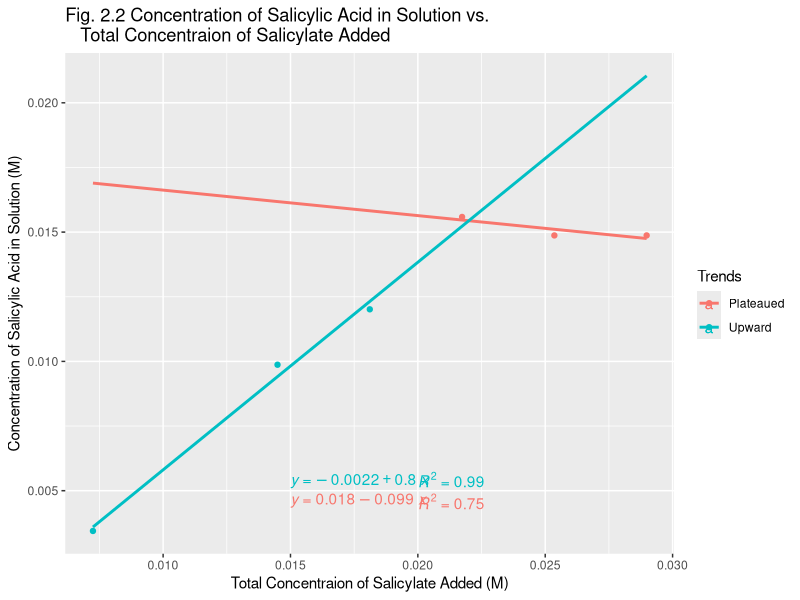
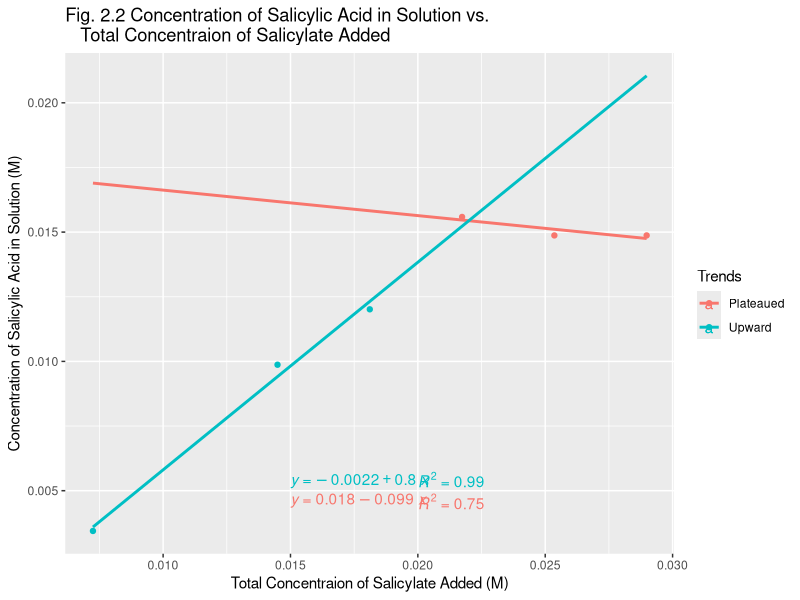

Here is the R script that generated these plots, in order:
library(ggplot2)
library(ggpubr)

# data from Martindale
na_salicylate_mw <- 160.1

stock_salicylate_conc <- c(23.2, 46.4, 58, 69.6, 81.2, 92.8)
total_salicylate_conc <- c()

for (value in stock_salicylate_conc) {
  new_conc <- value / 20 / 1000 / na_salicylate_mw * 1000
  total_salicylate_conc <- c(total_salicylate_conc, new_conc)
}

absorbance <- c(0.05, 0.14, 0.17, 0.22, 0.21, 0.21)
salicylate_conc_in_solution <- c()

# y = 280x + 0.0018
# dilution factor of 20 times
for (value in absorbance) {
  conc <- (value - 0.0018) / 280 * 20
  salicylate_conc_in_solution <- c(salicylate_conc_in_solution, conc)
}

solubility_df <- data.frame(
  salicylate_conc_in_solution = salicylate_conc_in_solution,
  total_salicylate_conc = total_salicylate_conc,
  trend = c(rep(c("Upward", "Plateaued"), each = 3))
)

ggplot(
  data = solubility_df,
  aes(x = total_salicylate_conc, y = salicylate_conc_in_solution, color = trend)
) +
geom_point() +
geom_smooth(method = "lm", fullrange = TRUE, se = FALSE) +
stat_regline_equation(label.x = 0.015, label.y.npc = "bottom") +
stat_regline_equation(
  aes(label = after_stat(rr.label)),
  label.x = 0.02,
  label.y.npc = "bottom"
) +
ggtitle(
  "Fig. 2.2 Concentration of Salicylic Acid in Solution vs.
   Total Concentraion of Salicylate Added"
) +
xlab("Total Concentraion of Salicylate Added (M)") +
ylab("Concentration of Salicylic Acid in Solution (M)") +
labs(color = "Trends")

ggsave("fig-2.2.png", height = 7, width = 12)

